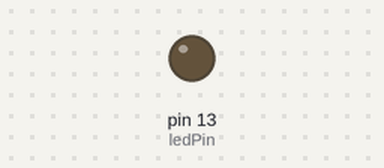
Bench run of a sketch on a simulated Arduino Uno, built with avr-gcc and run on an emulated ATmega328P. Parts: output pins drawn as LEDs (lit = HIGH).

Above: at 0.3 s.
At 4.6 s:
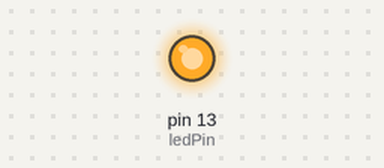
Timing chart, 0 to 7.2 s (numbered marks = the images above):
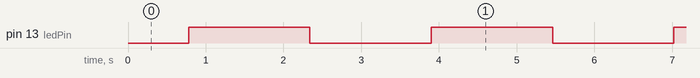

The sketch:

Programa_2.ino
```cpp
// Ian Kersz - Cartão ufrgs: 00338368
// 08.03.22
//Led com fade

int ledPin = 13;

void setup()
{
    pinMode(ledPin,OUTPUT);
}

void loop()
{
    for (int fadeValue = 0; fadeValue <= 255; fadeValue = fadeValue + 5)
    {
        analogWrite(ledPin,fadeValue);
        delay(30);
    }
    for (int fadeValue = 255; fadeValue >= 0; fadeValue = fadeValue - 5)
    {
        analogWrite(ledPin,fadeValue);
        delay(30);
    }

}
```

Measured:
- by itself, pin 13 (ledPin): alternates HIGH for 1.6 s and LOW for 1.6 s
